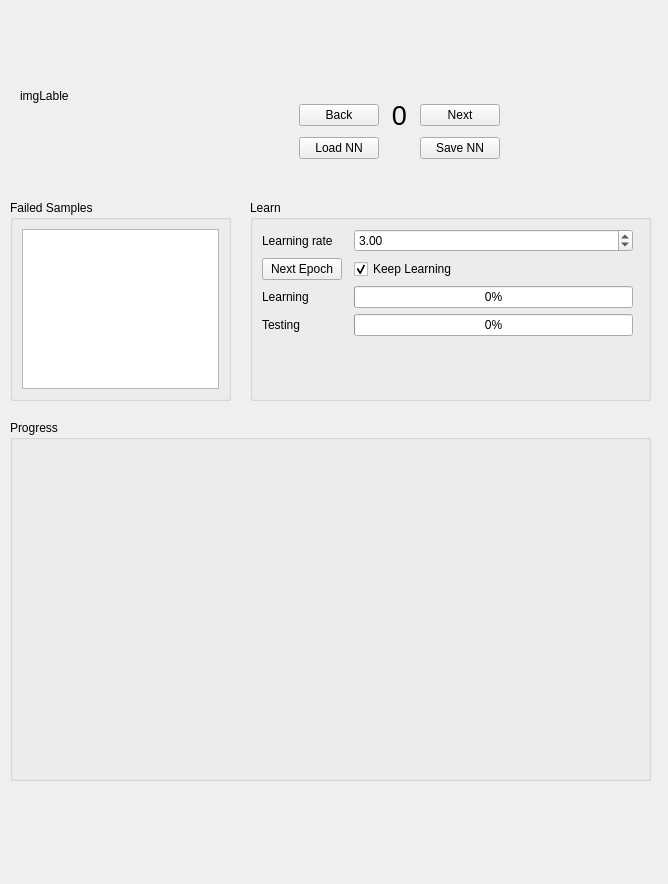
<?xml version="1.0" encoding="UTF-8"?>
<ui version="4.0">
 <class>Widget</class>
 <widget class="QWidget" name="Widget">
  <property name="geometry">
   <rect>
    <x>0</x>
    <y>0</y>
    <width>668</width>
    <height>884</height>
   </rect>
  </property>
  <property name="windowTitle">
   <string>Form</string>
  </property>
  <widget class="QLabel" name="imgLable">
   <property name="geometry">
    <rect>
     <x>20</x>
     <y>10</y>
     <width>201</width>
     <height>171</height>
    </rect>
   </property>
   <property name="minimumSize">
    <size>
     <width>100</width>
     <height>100</height>
    </size>
   </property>
   <property name="text">
    <string>imgLable</string>
   </property>
  </widget>
  <widget class="QWidget" name="gridLayoutWidget">
   <property name="geometry">
    <rect>
     <x>299</x>
     <y>100</y>
     <width>201</width>
     <height>61</height>
    </rect>
   </property>
   <layout class="QGridLayout" name="gridLayout">
    <item row="0" column="3">
     <widget class="QPushButton" name="nextSample">
      <property name="text">
       <string>Next</string>
      </property>
     </widget>
    </item>
    <item row="0" column="1">
     <widget class="QLabel" name="trainingLable">
      <property name="minimumSize">
       <size>
        <width>20</width>
        <height>0</height>
       </size>
      </property>
      <property name="font">
       <font>
        <pointsize>20</pointsize>
       </font>
      </property>
      <property name="layoutDirection">
       <enum>Qt::LeftToRight</enum>
      </property>
      <property name="text">
       <string>0</string>
      </property>
      <property name="alignment">
       <set>Qt::AlignCenter</set>
      </property>
     </widget>
    </item>
    <item row="0" column="0">
     <widget class="QPushButton" name="formerSample">
      <property name="text">
       <string>Back</string>
      </property>
     </widget>
    </item>
    <item row="1" column="0">
     <widget class="QPushButton" name="loadNNBtn">
      <property name="text">
       <string>Load NN</string>
      </property>
     </widget>
    </item>
    <item row="1" column="3">
     <widget class="QPushButton" name="saveNNBtn">
      <property name="text">
       <string>Save NN</string>
      </property>
     </widget>
    </item>
   </layout>
  </widget>
  <widget class="QGroupBox" name="groupBox">
   <property name="geometry">
    <rect>
     <x>250</x>
     <y>200</y>
     <width>401</width>
     <height>201</height>
    </rect>
   </property>
   <property name="title">
    <string>Learn</string>
   </property>
   <layout class="QGridLayout" name="gridLayout_2">
    <item row="0" column="1">
     <widget class="QLabel" name="label">
      <property name="text">
       <string>Learning rate</string>
      </property>
     </widget>
    </item>
    <item row="3" column="1">
     <widget class="QPushButton" name="learnPB">
      <property name="text">
       <string>Next Epoch</string>
      </property>
     </widget>
    </item>
    <item row="3" column="3">
     <widget class="QCheckBox" name="keepLearingCB">
      <property name="text">
       <string>Keep Learning</string>
      </property>
      <property name="checked">
       <bool>true</bool>
      </property>
     </widget>
    </item>
    <item row="4" column="3">
     <widget class="QProgressBar" name="learingProgress">
      <property name="value">
       <number>0</number>
      </property>
     </widget>
    </item>
    <item row="0" column="3">
     <widget class="QDoubleSpinBox" name="learingRateSB">
      <property name="singleStep">
       <double>0.200000000000000</double>
      </property>
      <property name="value">
       <double>3.000000000000000</double>
      </property>
     </widget>
    </item>
    <item row="5" column="3">
     <widget class="QProgressBar" name="testingProgress">
      <property name="value">
       <number>0</number>
      </property>
     </widget>
    </item>
    <item row="4" column="1">
     <widget class="QLabel" name="label_2">
      <property name="text">
       <string>Learning</string>
      </property>
     </widget>
    </item>
    <item row="5" column="1">
     <widget class="QLabel" name="label_3">
      <property name="text">
       <string>Testing</string>
      </property>
     </widget>
    </item>
    <item row="6" column="1" colspan="4">
     <widget class="QLabel" name="resultLable">
      <property name="text">
       <string/>
      </property>
     </widget>
    </item>
   </layout>
  </widget>
  <widget class="QLabel" name="activationLable">
   <property name="geometry">
    <rect>
     <x>210</x>
     <y>10</y>
     <width>441</width>
     <height>31</height>
    </rect>
   </property>
   <property name="text">
    <string/>
   </property>
  </widget>
  <widget class="QLabel" name="classificationLable">
   <property name="geometry">
    <rect>
     <x>230</x>
     <y>50</y>
     <width>361</width>
     <height>31</height>
    </rect>
   </property>
   <property name="text">
    <string/>
   </property>
  </widget>
  <widget class="QGroupBox" name="groupBox_2">
   <property name="geometry">
    <rect>
     <x>10</x>
     <y>200</y>
     <width>221</width>
     <height>201</height>
    </rect>
   </property>
   <property name="title">
    <string>Failed Samples</string>
   </property>
   <layout class="QVBoxLayout" name="verticalLayout">
    <item>
     <widget class="QListWidget" name="failedSampleList"/>
    </item>
   </layout>
  </widget>
  <widget class="QGroupBox" name="groupBox_3">
   <property name="geometry">
    <rect>
     <x>10</x>
     <y>420</y>
     <width>641</width>
     <height>361</height>
    </rect>
   </property>
   <property name="title">
    <string>Progress</string>
   </property>
   <widget class="QtCharts::QChartView" name="progressChart" native="true">
    <property name="geometry">
     <rect>
      <x>12</x>
      <y>32</y>
      <width>611</width>
      <height>311</height>
     </rect>
    </property>
    <property name="sizePolicy">
     <sizepolicy hsizetype="Expanding" vsizetype="Expanding">
      <horstretch>0</horstretch>
      <verstretch>0</verstretch>
     </sizepolicy>
    </property>
   </widget>
  </widget>
 </widget>
 <customwidgets>
  <customwidget>
   <class>QtCharts::QChartView</class>
   <extends>QWidget</extends>
   <header>QChartView</header>
   <container>1</container>
  </customwidget>
 </customwidgets>
 <resources/>
 <connections/>
</ui>
